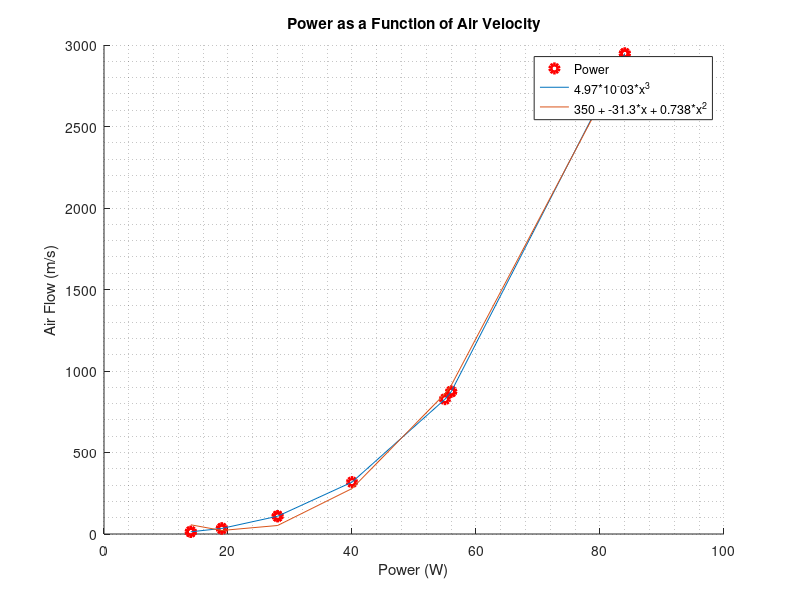

Here is the MATLAB script that generated this plot:
% generator session

clc, clear, close all;
format long;

% static vars
rho = 1225; %g/m^3
D = 0.13208; % meters
A = (pi/4)*D^2;
resistance = 120; % ohms
a = (1/3);


% importing data
air_flow = dlmread("air_flow.txt");
rms = dlmread("voltage_rms.txt");
n = length(air_flow);

% beginning of table
printf("  =====================================================================================\n")
printf("     Air Velocity (m/s)    |     RMS Voltage (V)     |      Gross Power (W)\n")
printf("     -----------------     |    --------------       |    -------------------\n")

% power calc
i = 1;
for i = 1:n
  power(i) = 2*rho*A*(air_flow(i)^3)*a*(1-a)^2*.001;
  gross_power(i) = 0.5*rho*A*(air_flow(i)^3)*exp(1)*.001; %watts
  coeff_power(i) = power(i)/gross_power(i);
  printf('         %.2f             |        %.2f             |        %.4f\n',air_flow(i),rms(i),gross_power(i))
endfor

x = air_flow;
for i = 1:n
y1(i) = 4.97*10^-03*x(i)^3;
y2(i) = 350 + -31.3*x(i) + 0.738*x(i)^2;
endfor

figure(1)
hold on
grid minor on
plot(air_flow,power,'ro','linewidth',3)
plot(x,y1)
plot(x,y2)
title("Power as a Function of Air Velocity")
xlabel('Power (W)')
ylabel('Air Flow (m/s)')
legend('Power','4.97*10^-03*x^3','350 + -31.3*x + 0.738*x^2')
hold off
##print -dpng figure1gen.png
